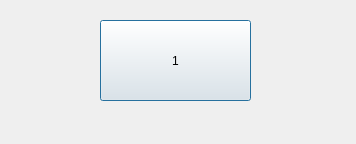
<?xml version="1.0" encoding="UTF-8"?>
<ui version="4.0">
 <class>Dialog</class>
 <widget class="QDialog" name="Dialog">
  <property name="geometry">
   <rect>
    <x>0</x>
    <y>0</y>
    <width>356</width>
    <height>144</height>
   </rect>
  </property>
  <property name="windowTitle">
   <string>Dialog</string>
  </property>
  <widget class="QPushButton" name="pushButton">
   <property name="geometry">
    <rect>
     <x>100</x>
     <y>20</y>
     <width>151</width>
     <height>81</height>
    </rect>
   </property>
   <property name="text">
    <string>1</string>
   </property>
  </widget>
 </widget>
 <resources/>
 <connections/>
</ui>
